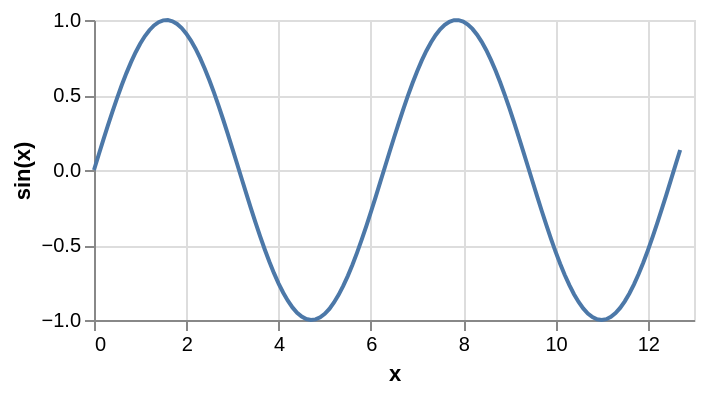

The Vega-Lite source for this figure:
### Vega specification from a JSON file in a GitHub repository (floating-point values rounded to 4 significant figures)
{"$schema": "https://vega.github.io/schema/vega/v5.json", "description": "Plots a function using a generated sequence.", "background": "white", "padding": 5, "width": 300, "height": 150, "style": "cell", "data": [{"name": "source_0", "transform": [{"type": "sequence", "start": 0, "stop": 12.71, "step": 0.1, "as": "x"}, {"type": "formula", "expr": "sin(datum.x)", "as": "sin(x)"}]}], "marks": [{"name": "marks", "type": "line", "style": ["line"], "sort": {"field": "datum[\"x\"]"}, "from": {"data": "source_0"}, "encode": {"update": {"stroke": {"value": "#4c78a8"}, "description": {"signal": "\"x: \" + (format(datum[\"x\"], \"\")) + \"; sin(x): \" + (format(datum[\"sin(x)\"], \"\"))"}, "x": {"scale": "x", "field": "x"}, "y": {"scale": "y", "field": "sin(x)"}, "defined": {"signal": "isValid(datum[\"x\"]) && isFinite(+datum[\"x\"]) && isValid(datum[\"sin(x)\"]) && isFinite(+datum[\"sin(x)\"])"}}}}], "scales": [{"name": "x", "type": "linear", "domain": {"data": "source_0", "field": "x"}, "range": [0, {"signal": "width"}], "nice": true, "zero": false}, {"name": "y", "type": "linear", "domain": {"data": "source_0", "field": "sin(x)"}, "range": [{"signal": "height"}, 0], "nice": true, "zero": true}], "axes": [{"scale": "x", "orient": "bottom", "gridScale": "y", "grid": true, "tickCount": {"signal": "ceil(width/40)"}, "domain": false, "labels": false, "aria": false, "maxExtent": 0, "minExtent": 0, "ticks": false, "zindex": 0}, {"scale": "y", "orient": "left", "gridScale": "x", "grid": true, "tickCount": {"signal": "ceil(height/40)"}, "domain": false, "labels": false, "aria": false, "maxExtent": 0, "minExtent": 0, "ticks": false, "zindex": 0}, {"scale": "x", "orient": "bottom", "grid": false, "title": "x", "labelFlush": true, "labelOverlap": true, "tickCount": {"signal": "ceil(width/40)"}, "zindex": 0}, {"scale": "y", "orient": "left", "grid": false, "title": "sin(x)", "labelOverlap": true, "tickCount": {"signal": "ceil(height/40)"}, "zindex": 0}]}
